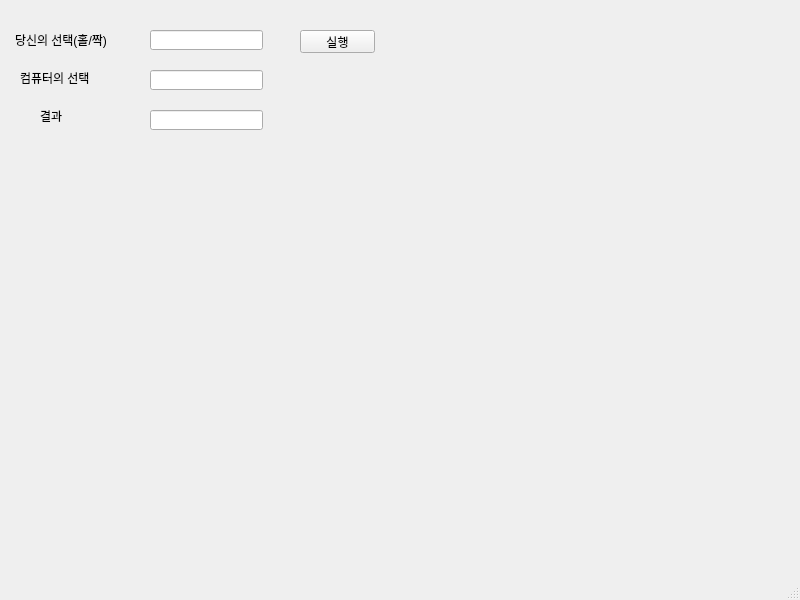
<?xml version="1.0" encoding="UTF-8"?>
<ui version="4.0">
 <class>MainWindow</class>
 <widget class="QMainWindow" name="MainWindow">
  <property name="geometry">
   <rect>
    <x>0</x>
    <y>0</y>
    <width>800</width>
    <height>600</height>
   </rect>
  </property>
  <property name="windowTitle">
   <string>MainWindow</string>
  </property>
  <widget class="QWidget" name="centralwidget">
   <widget class="QLineEdit" name="le1">
    <property name="geometry">
     <rect>
      <x>150</x>
      <y>30</y>
      <width>113</width>
      <height>20</height>
     </rect>
    </property>
   </widget>
   <widget class="QLineEdit" name="le2">
    <property name="geometry">
     <rect>
      <x>150</x>
      <y>70</y>
      <width>113</width>
      <height>20</height>
     </rect>
    </property>
   </widget>
   <widget class="QLineEdit" name="le3">
    <property name="geometry">
     <rect>
      <x>150</x>
      <y>110</y>
      <width>113</width>
      <height>20</height>
     </rect>
    </property>
   </widget>
   <widget class="QLabel" name="lbl1">
    <property name="geometry">
     <rect>
      <x>15</x>
      <y>30</y>
      <width>121</width>
      <height>20</height>
     </rect>
    </property>
    <property name="text">
     <string>당신의 선택(홀/짝)</string>
    </property>
   </widget>
   <widget class="QLabel" name="lbl2">
    <property name="geometry">
     <rect>
      <x>20</x>
      <y>70</y>
      <width>81</width>
      <height>16</height>
     </rect>
    </property>
    <property name="text">
     <string>컴퓨터의 선택</string>
    </property>
   </widget>
   <widget class="QLabel" name="lbl3">
    <property name="geometry">
     <rect>
      <x>40</x>
      <y>110</y>
      <width>56</width>
      <height>12</height>
     </rect>
    </property>
    <property name="text">
     <string>결과</string>
    </property>
   </widget>
   <widget class="QPushButton" name="pb">
    <property name="geometry">
     <rect>
      <x>300</x>
      <y>30</y>
      <width>75</width>
      <height>23</height>
     </rect>
    </property>
    <property name="text">
     <string>실행</string>
    </property>
   </widget>
  </widget>
  <widget class="QMenuBar" name="menubar">
   <property name="geometry">
    <rect>
     <x>0</x>
     <y>0</y>
     <width>800</width>
     <height>21</height>
    </rect>
   </property>
  </widget>
  <widget class="QStatusBar" name="statusbar"/>
 </widget>
 <resources/>
 <connections/>
</ui>
